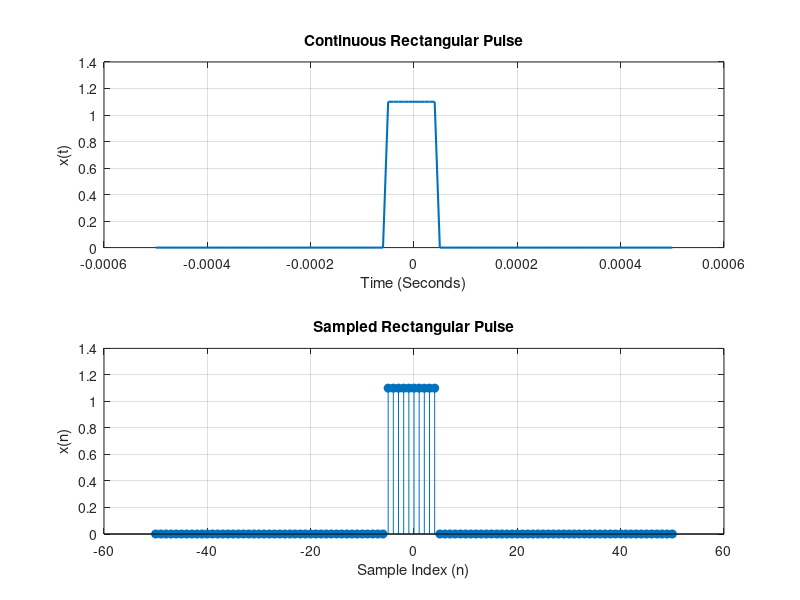
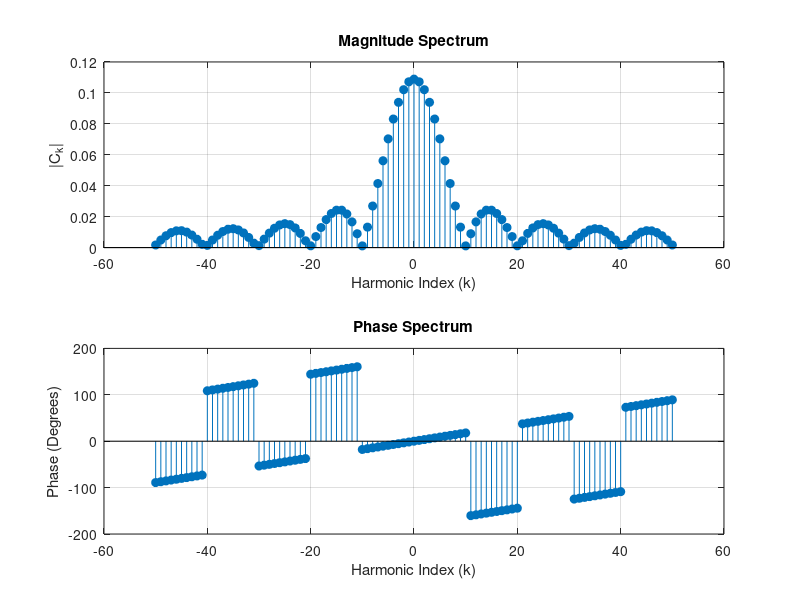
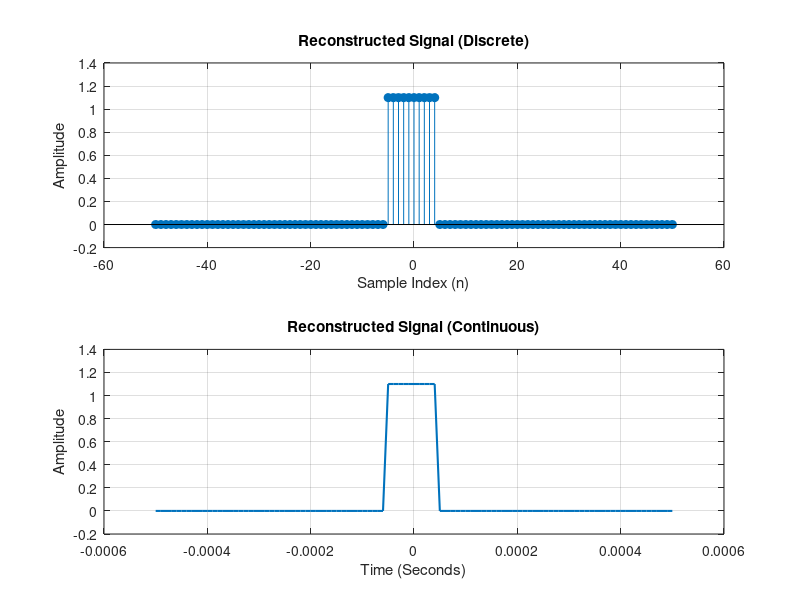
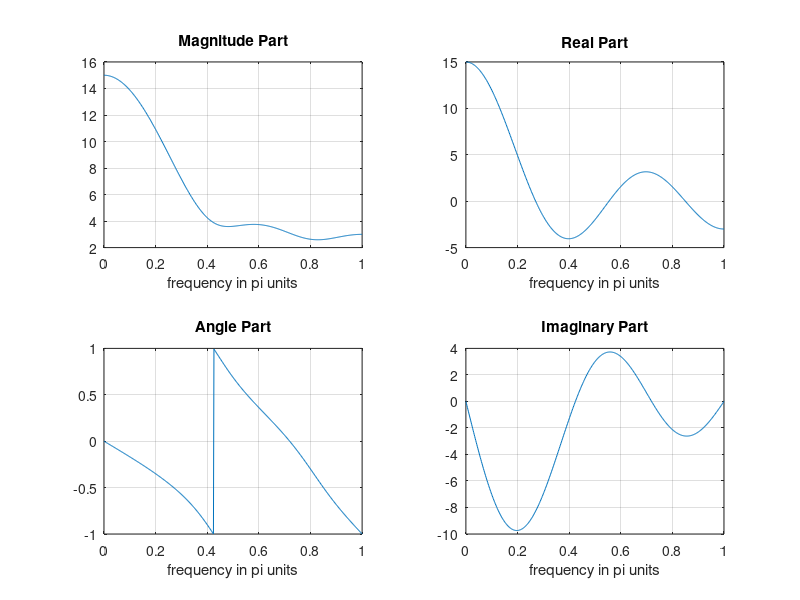

Reproduce these figures in MATLAB, in order. (Note: this script raises an error after producing the figures.)
clear all
close all
clc

%% ===== Example 1: DTFS Coefficients of Rectangular Pulse and Reconstruction =====

Fs = 100e3;
dt = 1/Fs;

T  = 1e-3;
D  = 0.1;
PW = D*T;
f  = 1/T;

t = -T/2 : dt : T/2;
n = t/dt;
L = PW/dt;

x = zeros(1,length(t));
x(abs(n) <= L/2) = 1.1;

figure(1)
subplot(2,1,1)
plot(t,x,'LineWidth',1.5)
grid on
xlabel('Time (Seconds)')
ylabel('x(t)')
title('Continuous Rectangular Pulse')

subplot(2,1,2)
stem(n,x,'filled')
grid on
xlabel('Sample Index (n)')
ylabel('x(n)')
title('Sampled Rectangular Pulse')

N  = length(x);
Nc = N;

if mod(Nc,2)==0
    k = -(Nc/2):(Nc/2-1);
else
    k = -((Nc-1)/2):((Nc-1)/2);
end

c = zeros(1,length(k));
for i1 = 1:length(k)
    for i2 = 1:length(x)
        c(i1) = c(i1) + (1/N)*x(i2)*exp(-1j*2*pi*k(i1)*n(i2)/N);
    end
end

figure(2)
subplot(2,1,1)
stem(k,abs(c),'filled')
grid on
xlabel('Harmonic Index (k)')
ylabel('|C_k|')
title('Magnitude Spectrum')

subplot(2,1,2)
stem(k,angle(c)*180/pi,'filled')
grid on
xlabel('Harmonic Index (k)')
ylabel('Phase (Degrees)')
title('Phase Spectrum')

t_re = -T/2 : dt : T/2;
n_re = t_re/dt;
x_re = zeros(size(n_re));

for i1 = 1:length(k)
    for i2 = 1:length(n_re)
        x_re(i2) = x_re(i2) + c(i1)*exp(1j*2*pi*k(i1)*n_re(i2)/N);
    end
end

figure(3)
subplot(2,1,1)
stem(n_re,real(x_re),'filled')
grid on
xlabel('Sample Index (n)')
ylabel('Amplitude')
title('Reconstructed Signal (Discrete)')

subplot(2,1,2)
plot(t_re,real(x_re),'LineWidth',1.5)
grid on
xlabel('Time (Seconds)')
ylabel('Amplitude')
title('Reconstructed Signal (Continuous)')


%% ===== Example 2: DTFT of a Finite-Duration Sequence x(n)={1,2,3,4,5} =====

n = -1:3; x = 1:5;
k = 0:500; w = (pi/500)*k;
X = x * (exp(-1j*pi/500)) .^ (n'*k);
magX = abs(X); angX = angle(X);
realX = real(X); imagX = imag(X);

figure(4)
subplot(2,2,1); plot(k/500,magX);grid
xlabel('frequency in pi units'); title('Magnitude Part')

subplot(2,2,3); plot(k/500,angX/pi);grid
xlabel('frequency in pi units'); title('Angle Part')

subplot(2,2,2); plot(k/500,realX);grid
xlabel('frequency in pi units'); title('Real Part')

subplot(2,2,4); plot(k/500,imagX);grid
xlabel('frequency in pi units'); title('Imaginary Part')




%% Example-3 DISCRETE TIME FOURIER TRANSFORM (DTFT)

clear;
clc;
close all;

% ------------------------------------------------------------
% Define Input Sequence
% ------------------------------------------------------------

x = [1 3 -9 5 10];

% ------------------------------------------------------------
% Define Sample Indices
% ------------------------------------------------------------

n1 = -1;                     % First sample index
n2 = 3;                      % Last sample index
n  = n1:n2;                  % Time index vector

% ------------------------------------------------------------
% Define Frequency Grid
% ------------------------------------------------------------

M = 500;                     % Number of frequency samples

w = (-M/2:M/2) * (2*pi/M);   % Frequency vector (radians/sample)

% ------------------------------------------------------------
% Construct DTFT Matrix
% ------------------------------------------------------------

W = exp(-1j * w.' * n);

% ------------------------------------------------------------
% Compute DTFT
% ------------------------------------------------------------

X = W * x.';

% ------------------------------------------------------------
% Plot Magnitude Spectrum
% ------------------------------------------------------------

figure;

subplot(2,1,1)

plot(w/(2*pi), abs(X), 'k', 'LineWidth', 1.5);

grid on;

xlabel('Normalized Frequency');

ylabel('|X(f)|');

title('Magnitude Spectrum');

% ------------------------------------------------------------
% Plot Phase Spectrum
% ------------------------------------------------------------

subplot(2,1,2)

plot(w/(2*pi), angle(X)*180/pi, 'k', 'LineWidth', 1.5);

grid on;

xlabel('Normalized Frequency');

ylabel('Phase (Degrees)');

title('Phase Spectrum');



%% ===== Example 4: DFS of Periodic Square Wave (Loop-based, 4 cases) =====
clear all
close all
clc

L_vec = [5  5  5  7];     % pulse width values
N_vec = [20 40 60 60];    % period values

figure;

for idx = 1:length(L_vec)
    L = L_vec(idx);
    N = N_vec(idx);
    k = -N/2:N/2;
    
    xn = [ones(1,L), zeros(1,N-L)];
    Xk = dfs(xn,N);
    magXk = abs([Xk(N/2+1:N) Xk(1:N/2+1)]);
    
    subplot(2,2,idx);
    stem(k,magXk);
    axis([-N/2, N/2, -0.5, 5.5])
    xlabel('k'); ylabel('|Xtilde(k)|')
    title(['DFS of SQ. wave: L=', num2str(L), ', N=', num2str(N)])
end



%% ===== Example 5: Sampling Z-transform on Unit Circle (Loop-based, N=5,10,20,50) =====

clear all
close all
clc


N_vec = [5 10 20 50];
n_true = 0:49;
x_true = (0.7).^n_true;   % আসল non-periodic সিগন্যাল

figure;
for idx = 1:length(N_vec)
    N = N_vec(idx);
    k = 0:N-1;
    wk = 2*pi*k/N;
    zk = exp(1j*wk);
    Xk = zk./(zk-0.7);
    xn = real(idfs(Xk,N));
    
    subplot(2,2,idx);
    stem(0:N-1, xn, 'filled'); hold on;
    plot(n_true(1:N), x_true(1:N), 'r--', 'LineWidth', 1.5);
    legend('Aliased \tilde{x}(n)', 'True x(n) = (0.7)^n');
    title(['N = ', num2str(N)]);
    xlabel('n'); ylabel('Amplitude');
    grid on;
end

%% ===== Example 6: 4-point DFT of x(n) = {1,1,1,1} =====
clear all
close all
clc

x = [1,1,1,1]; N = 4;

% ---- Discrete DFT (4 points) ----
X = dft(x,N);
magX = abs(X);
phaX = angle(X)*180/pi;

% ---- Continuous DTFT (fine frequency grid, for the dashed envelope) ----
w = linspace(0, 2*pi, 500);      % continuous frequency 0 to 2*pi
Xw = zeros(1,length(w));
for i = 1:length(w)
    n = 0:N-1;
    Xw(i) = sum(x .* exp(-1j*w(i)*n));
end
k_continuous = w*N/(2*pi);        % convert w to k-scale (0 to N)

magXw = abs(Xw);
phaXw = angle(Xw)*180/pi;

% ---- Plot: Magnitude ----
figure;
subplot(2,1,1)
plot(k_continuous, magXw, 'k--'); hold on;
stem(0:N-1, magX, 'o');
xlabel('k'); ylabel('|X(k)|');
title('Magnitude of the DFT: N=4');
axis([0 4 -1 5]);
grid on;

% ---- Plot: Phase ----
subplot(2,1,2)
plot(k_continuous, phaXw, 'k--'); hold on;
stem(0:N-1, phaX, 'o');
xlabel('k'); ylabel('Degrees');
title('Angle of the DFT: N=4');
axis([0 4 -200 200]);
grid on;


%% ===== Example 7: FFT-based Amplitude Modulation and Demodulation =====
clear all;
echo on;
t0 = 0.2;
ts = 8.3333e-004;
fc = 250;
fs = 1/ts;
df = 0.3;
t = [-t0/2:ts:t0/2];
m = sinc(100*t);          % message signal
subplot(241)
plot(t,m)
xlabel('t')
ylabel('Amplitude')
title('Message Signal')

c = cos(2*pi*fc*t);       % carrier
u = m.*c;                  % modulation
[M,m,df1] = fftseq(m,ts,df);
M = M/fs;
[C,m,df1] = fftseq(c,ts,df);
C = C/fs;
[U,u1,df1] = fftseq(u,ts,df);
U = U/fs;
f = [0:df1:df1*(length(m)-1)]-fs/2;

subplot(242)
plot(f,abs(fftshift(M)))
xlabel('f')
ylabel('Amplitude')
title('Spectrum of the Message Signal')

subplot(243)
plot(f,abs(fftshift(C)))
xlabel('f')
ylabel('Amplitude')
title('Spectrum of the carrier Signal')

subplot(244)
plot(f,abs(fftshift(U)))
xlabel('f')
ylabel('Amplitude')
title('Spectrum of the Modulated Signal')

d = u.*c;                  % demodulation
[D,m,df1] = fftseq(d,ts,df);
D = D/fs;

subplot(245)
plot(f,abs(fftshift(D)));
xlabel('f')
ylabel('Amplitude')
title('Spectrum of the demodulated Signal')

f_cutoff = 100;
n_cutoff = floor(f_cutoff/df1);
H = zeros(size(f));
H(1:n_cutoff) = 2*ones(1,n_cutoff);
H(length(f)-n_cutoff +1:length(f)) = 2*ones(1,n_cutoff);  % lowpass filter

subplot(246)
plot(f*df,abs(fftshift(H)))
xlabel('f')
ylabel('Amplitude')
title('Spectrum of the Lowpass Filter')

DEM = D.*H;
subplot(247)
plot(f,abs(fftshift(DEM)))
xlabel('f')
ylabel('Amplitude')
title('Spectrum of the Reconstructed Message Signal')

dem = real(ifft(DEM))*fs;
subplot(248)
plot(t,dem(1:length(t)))
xlabel('t')
ylabel('Amplitude')
title('Reconstructed Message Signal')
